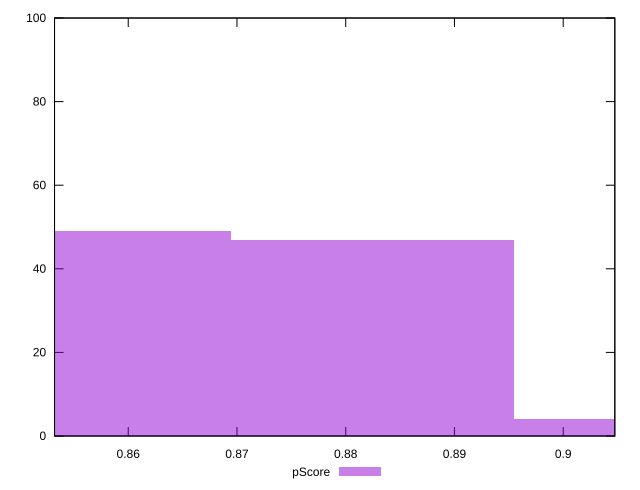

This figure's gnuplot source:
reset

$pScore <<EOF
0.8824671143181594 47
0.8565121991911546 49
0.908422029445164 4
EOF

set key outside below
set boxwidth 0.025954915127004687
set xrange [0.8532231030743354:0.9047461399243133]
set yrange [0:100]
set trange [0:100]
set style fill transparent solid 0.5 noborder
set terminal svg size 640, 490 enhanced background rgb 'white'
set output "report_00012_2021-02-09T11:01:39.952Z/first-meaningful-paint/samples/pages+cached+noadtech+nomedia/pScore/histogram.svg"

plot $pScore title "pScore" with boxes

reset
